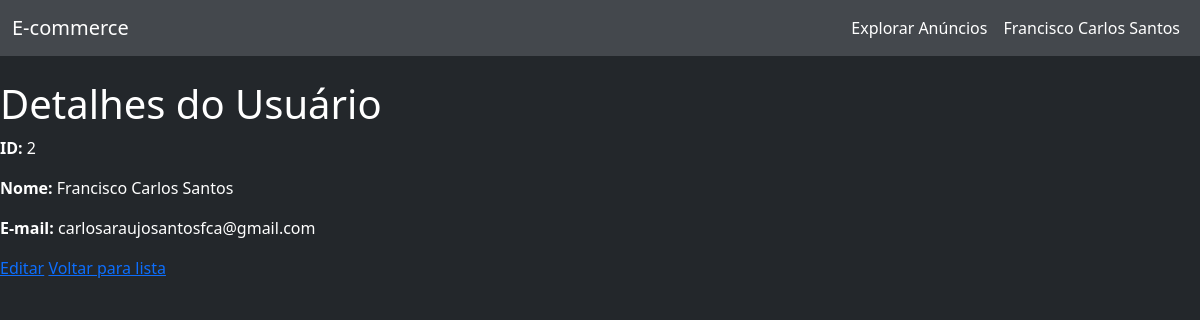
The page /usuarios/2 (signed in) on the database its author committed.
### app/models/usuario.py (models this page shows, shortened)
class Usuario(UserMixin, db.Model):
    __tablename__ = "usuario"
    id = db.Column(db.Integer, primary_key=True)
    nome = db.Column(db.String(100), nullable=False)
    email = db.Column(db.String(120), unique=True, nullable=False)
    senha_hash = db.Column(db.String(128), nullable=False)
    anuncios = db.relationship("Anuncio", back_populates="usuario", lazy=True)
    perguntas = db.relationship("Pergunta", back_populates="usuario", lazy=True)
    respostas = db.relationship("Resposta", back_populates="usuario", lazy=True)
    compras = db.relationship("Compra", back_populates="usuario", lazy=True)
    favoritos = db.relationship("Favorito", back_populates="usuario", lazy=True)

### app/routes/usuario.py (the view)
@usuario_bp.route('/<int:id>')
@login_required
def detalhe_usuario(id):
    usuario = Usuario.query.get_or_404(id)
    return render_template('usuario/detail.html', usuario=usuario)

### app/templates/usuario/detail.html
{% extends 'base.html' %}
{% block content %}
<h1>Detalhes do Usuário</h1>
<p><strong>ID:</strong> {{ usuario.id }}</p>
<p><strong>Nome:</strong> {{ usuario.nome }}</p>
<p><strong>E-mail:</strong> {{ usuario.email }}</p>
<a href="{{ url_for('usuario.editar_usuario', id=usuario.id) }}">Editar</a>
<a href="{{ url_for('usuario.listar_usuarios') }}">Voltar para lista</a>
{% endblock %}

### app/templates/navbar.html (shortened to what this page needs)
<nav class="navbar navbar-expand-lg navbar-dark bg-primary mb-4">
  <div class="container-fluid">
    <a class="navbar-brand" href="{% if current_user.is_authenticated %}{{ url_for('dashboard') }}{% else %}{{ url_for('home') }}{% endif %}">E-commerce</a>
    <div class="collapse navbar-collapse" id="navbarNav">
      <ul class="navbar-nav ms-auto">
        <li class="nav-item">
          <a class="nav-link text-white{% if request.endpoint == 'anuncio.explorar_anuncios' %} active{% endif %}" href="{{ url_for('anuncio.explorar_anuncios') }}">Explorar Anúncios</a>
        </li>
        {% if current_user.is_authenticated %}
          <li class="nav-item dropdown">
            <a class="nav-link dropdown-toggle text-white" href="#" id="userDropdown" role="button" data-bs-toggle="dropdown" aria-expanded="false">
              {{ current_user.nome }}
            </a>
          </li>
        {% endif %}
      </ul>
    </div>
  </div>
</nav>

### app/static/css/main.css (style rules this page uses)
body, .bg-white, .card, .table, .dropdown-menu, .modal-content, .form-control, .form-select { background-color: #23272b !important; color: #fff !important; }
.bg-primary, .navbar.bg-primary, .table-primary, .btn-primary, .alert-primary { background-color: #44484d !important; color: #fff !important; border-color: #44484d !important; }
.navbar, .navbar .dropdown-menu { background-color: #44484d !important; }
.nav-link, .navbar-brand, .navbar-nav .nav-link { color: #fff !important; }
.navbar-nav .nav-link.text-white { position: relative; transition: color 0.2s; }
.navbar-nav .nav-link.text-white::after { content: ''; display: block; width: 0; height: 3px; background: #0d6efd; transition: width 0.2s; position: absolute; left: 0; bottom: 0.2rem; border-radius: 2px; }
#userDropdown.text-white::after { display: none !important; }
.navbar-nav .dropdown > .nav-link { outline: none; }

### rows shown on the page
Usuario: nome "Francisco Carlos Santos"
Usuario: id "2", nome "Francisco Carlos Santos", email "carlosaraujosantosfca@gmail.com"
